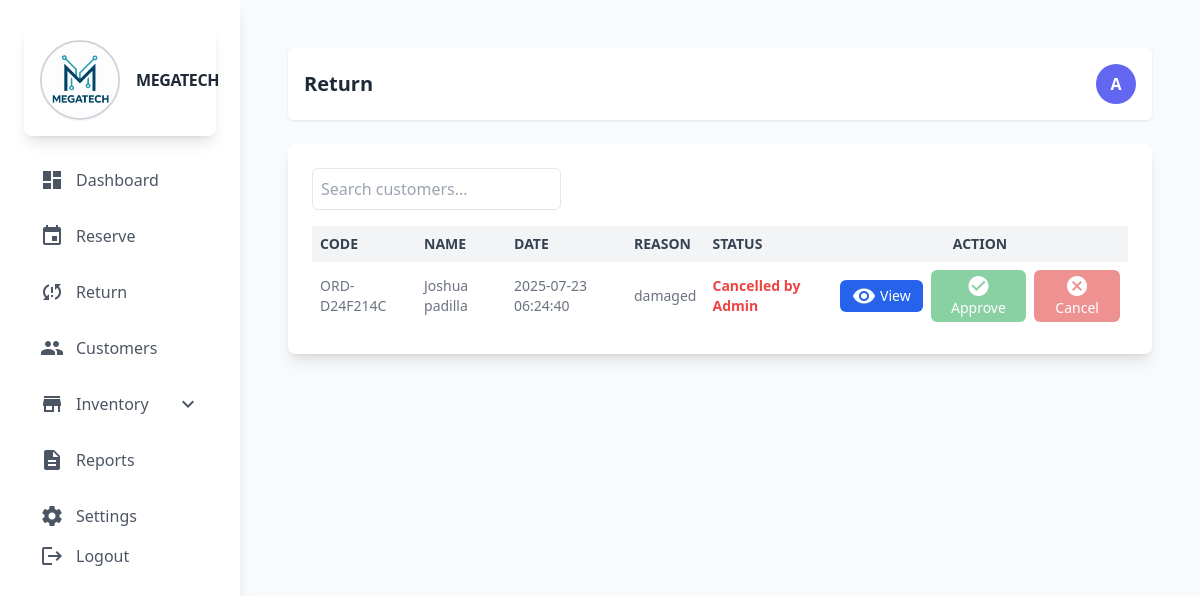
The app's page /admin/return.php (signed in), older data.
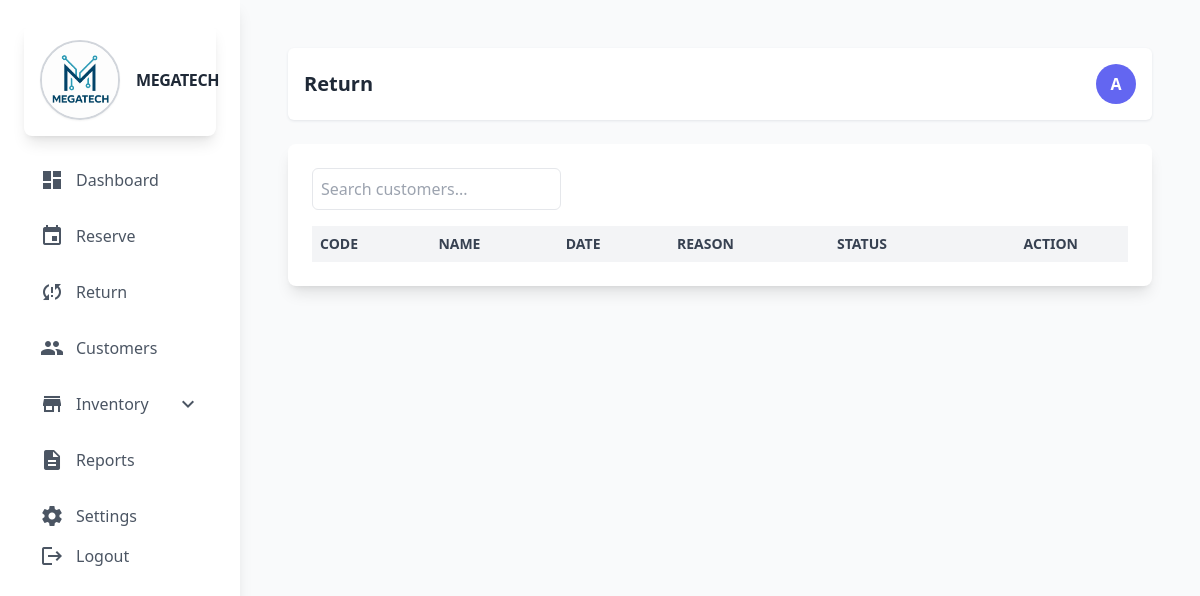
The same page, newer data.
### tables this page shows
CREATE TABLE `return_order` (
  `return_id` int(11) NOT NULL,
  `return_item_id` int(11) NOT NULL,
  `return_qty` int(11) NOT NULL,
  `return_proof` varchar(255) NOT NULL,
  `return_reason` text NOT NULL,
  `return_date` timestamp NOT NULL DEFAULT current_timestamp() ON UPDATE current_timestamp(),
  `return_status` int(11) NOT NULL DEFAULT 1 COMMENT '0=archived,1=request,2=cancel by admin, 3=cancel by customer,4=approve'
);

CREATE TABLE `orders` (
  `order_id` int(11) NOT NULL,
  `order_code` varchar(60) NOT NULL,
  `order_user_id` int(11) NOT NULL,
  `order_date` timestamp NOT NULL DEFAULT current_timestamp() ON UPDATE current_timestamp(),
  `order_payment_method` varchar(60) NOT NULL,
  `order_down_payment_receipt` varchar(255) NOT NULL,
  `order_pickup_date` date DEFAULT NULL,
  `order_pickup_time` time DEFAULT NULL,
  `order_total` decimal(10,2) NOT NULL,
  `order_balance` decimal(10,2) NOT NULL,
  `order_balance_payment_receipt` varchar(255) DEFAULT NULL,
  `order_status` varchar(60) NOT NULL DEFAULT 'pending',
  `order_proof_recieved` varchar(255) DEFAULT NULL
);

CREATE TABLE `user` (
  `user_id` int(11) NOT NULL,
  `Fullname` varchar(60) NOT NULL,
  `Email` varchar(60) NOT NULL,
  `Phone` varchar(60) NOT NULL,
  `Password` varchar(255) DEFAULT NULL,
  `user_type` varchar(11) NOT NULL,
  `Profile_images` varchar(255) DEFAULT NULL,
  `status` int(11) NOT NULL DEFAULT 0 COMMENT '0=Not Verified,1=Verified'
);

### admin/backend/db.php (called while the page is built, shortened)
<?php
class db_connect
{
    public $host = db_host;
    public $user = db_user;
    public $pass = db_pass;
    public $name = db_name;
    public function connect()
    {
        try {
            $this->conn = new mysqli($this->host, $this->user, $this->pass, $this->name);
        } catch (\Throwable $th) {
            header("Location:setup.php");
        }
    }
}

### admin/backend/class.php (called while the page is built, shortened)
<?php
include ('db.php');
class global_class extends db_connect
{
 public function fetch_all_return(){
        $query = $this->conn->prepare("SELECT * FROM `return_order`
        LEFT JOIN orders_item
        ON orders_item.item_id = return_order.return_item_id
        LEFT JOIN orders
        ON orders.order_id  = orders_item.item_order_id
        LEFT JOIN user
        ON orders.order_user_id  = user.user_id
        ");
        if ($query->execute()) {
            $result = $query->get_result();
            return $result;
        }
    }
}
?>

### admin/backend/end-points/return_list.php (the view, shortened to what this page needs)
<?php
$fetch_all_return = $db->fetch_all_return();
if ($fetch_all_return): ?>
    <?php foreach ($fetch_all_return as $return):
        $status = $return['return_status'];
        $status_color = match ($status) {
            1 => 'text-yellow-500',
            2 => 'text-red-500',
            3 => 'text-red-500',
            4 => 'text-green-500',
            default => 'text-gray-500'
        };
        $approveDisabled = ($status !== 1) ? 'disabled' : '';
        $cancelDisabled  = ($status !== 1) ? 'disabled' : '';
        $statusText = match ($status) {
            1 => 'Return Request',
            2 => 'Cancelled by Admin',
            3 => 'Cancelled by Customer',
            4 => 'Approved',
            default => 'Unknown'
        };
    ?>
    <tr>
        <td class="p-2"><?php echo htmlspecialchars($return['order_code']); ?></td>
        <td class="p-2"><?php echo htmlspecialchars(ucfirst($return['Fullname'])); ?></td>
        <td class="p-2"><?php echo htmlspecialchars($return['return_date']); ?></td>
        <td class="p-2"><?php echo htmlspecialchars($return['return_reason']); ?></td>
        <td class="p-2 <?= $status_color; ?>"><strong><?= $statusText ?></strong></td>
        <td class="p-2 text-center">
            <div class="flex flex-col sm:flex-row justify-center items-center space-y-1 sm:space-y-0 sm:space-x-2">
                <button
                    class="BtnView_return bg-blue-600 hover:bg-blue-700 text-white py-1 px-3 rounded-md text-sm font-medium transition inline-flex items-center"
                    data-proof_img='<?= $return['return_proof']; ?>'
                    >
                    <span class="material-icons align-middle text-sm mr-1">visibility</span> View
                </button>
                <button
                    class="bg-green-600 btnReturnToggler hover:bg-green-700 text-white py-1 px-3 rounded-md text-sm font-medium transition disabled:opacity-50 disabled:cursor-not-allowed"
                    data-return_id="<?= $return['return_id'] ?>"
                    data-order_user_id="<?= $return['order_user_id'] ?>"
                    data-action="approve"
                    <?= $approveDisabled ?>
                >
                    <span class="material-icons align-middle text-sm">check_circle</span> Approve
                </button>
                <button
                    class="bg-red-600 btnReturnToggler hover:bg-red-700 text-white py-1 px-3 rounded-md text-sm font-medium transition disabled:opacity-50 disabled:cursor-not-allowed"
                    data-return_id="<?= $return['return_id'] ?>"
                    data-order_user_id="<?= $return['order_user_id'] ?>"
                    data-action="cancel"
                    <?= $cancelDisabled ?>
                >
                    <span class="material-icons align-middle text-sm">cancel</span> Cancel
                </button>
            </div>
        </td>
    </tr>
    <?php endforeach; ?>
<?php else: ?>
    <tr>
        <td colspan="7" class="p-2 text-center">No record found.</td>
    </tr>
<?php endif; ?>

Row changes from the older to the newer data that the page shows:
removed return_order: orders.order_code "ORD-D24F214C", user.Fullname "Joshua padilla", return_date "2025-07-23 06:24:40", return_reason "damaged", return_status "Cancelled by Admin"
